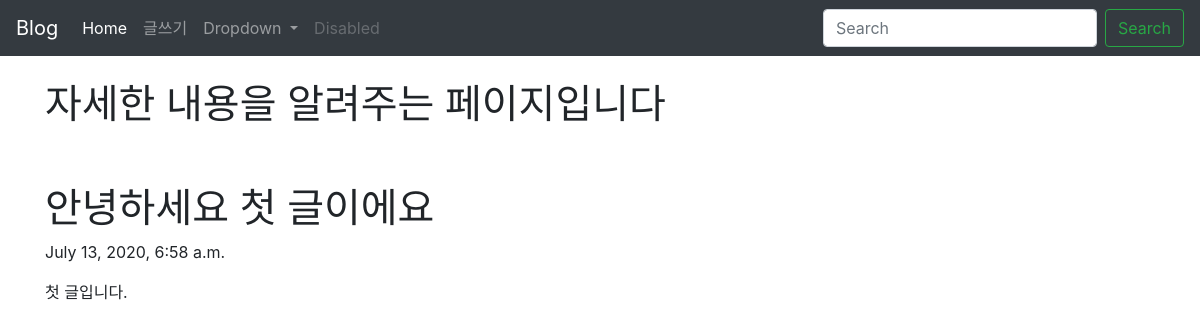
Page /blog/1/ on the committed database.
### blogapp/models.py (models this page shows, shortened)
class Blog(models.Model):
    title = models.CharField(max_length=200)
    pub_date = models.DateTimeField('date published')
    body = models.TextField()

### blogapp/views.py (the view)
# urls.py: path('<int:blog_id>/', views.detail, name="detail"),
def detail(request, blog_id):
    details = get_object_or_404(Blog, pk=blog_id)
    return render(request, 'detail.html', {'details':details})

### blogapp/templates/detail.html
{% extends 'base.html' %}
{% block content %}
<div class="container">
<br>
<h1> 자세한 내용을 알려주는 페이지입니다 </h1>
    <br><br>
    <h1>{{details.title}}</h1>
    <p>{{details.pub_date}}</p>
    <p>{{details.body}}</p>
</div>
{% endblock %}

### rows in the picture
Blog: title "안녕하세요 첫 글이에요", pub_date "July 13, 2020, 6:58 a.m.", body "첫 글입니다."
